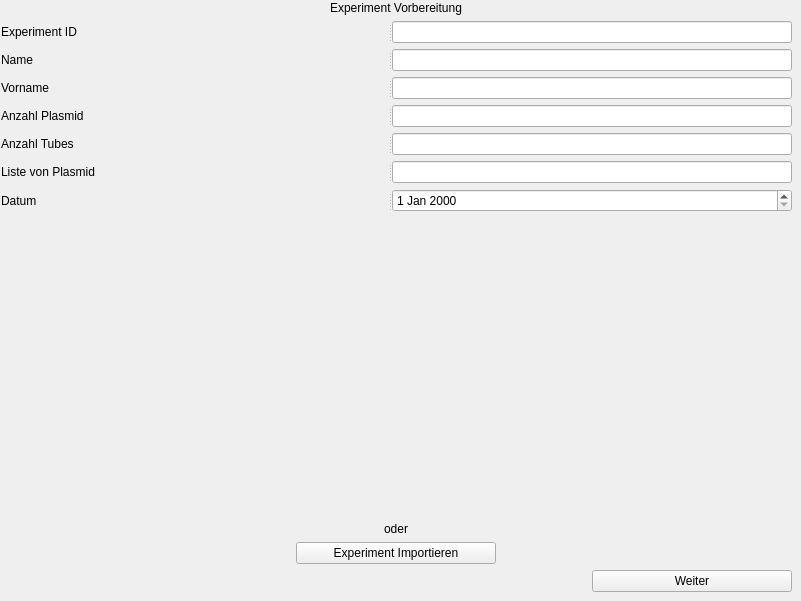
               <widget class="QWidget" name="vorbereitungExperimentPage">
                <property name="sizePolicy">
                 <sizepolicy hsizetype="Expanding" vsizetype="Expanding">
                  <horstretch>0</horstretch>
                  <verstretch>0</verstretch>
                 </sizepolicy>
                </property>
                <widget class="QWidget" name="layoutWidget">
                 <property name="geometry">
                  <rect>
                   <x>1</x>
                   <y>1</y>
                   <width>791</width>
                   <height>591</height>
                  </rect>
                 </property>
                 <layout class="QVBoxLayout" name="verticalLayout">
                  <item alignment="Qt::AlignHCenter">
                   <widget class="QLabel" name="experimentVoebereitungLabel">
                    <property name="text">
                     <string>Experiment Vorbereitung</string>
                    </property>
                   </widget>
                  </item>
                  <item>
                   <widget class="QSplitter" name="splitter">
                    <property name="orientation">
                     <enum>Qt::Horizontal</enum>
                    </property>
                    <widget class="QLabel" name="label_7">
                     <property name="text">
                      <string>Experiment ID</string>
                     </property>
                    </widget>
                    <widget class="QLineEdit" name="experimentIdLE">
                     <property name="minimumSize">
                      <size>
                       <width>100</width>
                       <height>0</height>
                      </size>
                     </property>
                     <property name="maximumSize">
                      <size>
                       <width>400</width>
                       <height>16777215</height>
                      </size>
                     </property>
                     <property name="toolTip">
                      <string>&lt;html&gt;&lt;head/&gt;&lt;body&gt;&lt;p&gt;Experiment ID eingeben&lt;/p&gt;&lt;/body&gt;&lt;/html&gt;</string>
                     </property>
                    </widget>
                   </widget>
                  </item>
                  <item>
                   <widget class="QSplitter" name="splitter_2">
                    <property name="orientation">
                     <enum>Qt::Horizontal</enum>
                    </property>
                    <widget class="QLabel" name="label_10">
                     <property name="text">
                      <string>Name</string>
                     </property>
                    </widget>
                    <widget class="QLineEdit" name="nameLE">
                     <property name="minimumSize">
                      <size>
                       <width>100</width>
                       <height>0</height>
                      </size>
                     </property>
                     <property name="maximumSize">
                      <size>
                       <width>400</width>
                       <height>16777215</height>
                      </size>
                     </property>
                     <property name="toolTip">
                      <string>&lt;html&gt;&lt;head/&gt;&lt;body&gt;&lt;p&gt;Name eingeben&lt;/p&gt;&lt;/body&gt;&lt;/html&gt;</string>
                     </property>
                    </widget>
                   </widget>
                  </item>
                  <item>
                   <widget class="QSplitter" name="splitter_3">
                    <property name="orientation">
                     <enum>Qt::Horizontal</enum>
                    </property>
                    <widget class="QLabel" name="label_11">
                     <property name="text">
                      <string>Vorname</string>
                     </property>
                    </widget>
                    <widget class="QLineEdit" name="vornameLE">
                     <property name="minimumSize">
                      <size>
                       <width>100</width>
                       <height>0</height>
                      </size>
                     </property>
                     <property name="maximumSize">
                      <size>
                       <width>400</width>
                       <height>16777215</height>
                      </size>
                     </property>
                     <property name="toolTip">
                      <string>&lt;html&gt;&lt;head/&gt;&lt;body&gt;&lt;p&gt;Vorname eingeben&lt;/p&gt;&lt;/body&gt;&lt;/html&gt;</string>
                     </property>
                    </widget>
                   </widget>
                  </item>
                  <item>
                   <widget class="QSplitter" name="splitter_4">
                    <property name="orientation">
                     <enum>Qt::Horizontal</enum>
                    </property>
                    <widget class="QLabel" name="label_12">
                     <property name="text">
                      <string>Anzahl Plasmid</string>
                     </property>
                    </widget>
                    <widget class="QLineEdit" name="anzahlPlasmidLE">
                     <property name="minimumSize">
                      <size>
                       <width>100</width>
                       <height>0</height>
                      </size>
                     </property>
                     <property name="maximumSize">
                      <size>
                       <width>400</width>
                       <height>16777215</height>
                      </size>
                     </property>
                     <property name="toolTip">
                      <string>&lt;html&gt;&lt;head/&gt;&lt;body&gt;&lt;p&gt;Anzahl von Plasmid eingeben&lt;/p&gt;&lt;/body&gt;&lt;/html&gt;</string>
                     </property>
                    </widget>
                   </widget>
                  </item>
                  <item>
                   <widget class="QSplitter" name="splitter_6">
                    <property name="orientation">
                     <enum>Qt::Horizontal</enum>
                    </property>
                    <widget class="QLabel" name="label_16">
                     <property name="text">
                      <string>Anzahl Tubes</string>
                     </property>
                    </widget>
                    <widget class="QLineEdit" name="anzahlTubesLE">
                     <property name="minimumSize">
                      <size>
                       <width>100</width>
                       <height>0</height>
                      </size>
                     </property>
                     <property name="maximumSize">
                      <size>
                       <width>400</width>
                       <height>16777215</height>
                      </size>
                     </property>
                     <property name="toolTip">
                      <string>&lt;html&gt;&lt;head/&gt;&lt;body&gt;&lt;p&gt;Anzahl von Tube eingeben&lt;/p&gt;&lt;/body&gt;&lt;/html&gt;</string>
                     </property>
                    </widget>
                   </widget>
                  </item>
                  <item>
                   <widget class="QSplitter" name="splitter_7">
                    <property name="orientation">
                     <enum>Qt::Horizontal</enum>
                    </property>
                    <widget class="QLabel" name="label_18">
                     <property name="text">
                      <string>Liste von Plasmid</string>
                     </property>
                    </widget>
                    <widget class="QLineEdit" name="plasmidListEV_LE">
                     <property name="minimumSize">
                      <size>
                       <width>100</width>
                       <height>0</height>
                      </size>
                     </property>
                     <property name="maximumSize">
                      <size>
                       <width>400</width>
                       <height>16777215</height>
                      </size>
                     </property>
                     <property name="toolTip">
                      <string>&lt;html&gt;&lt;head/&gt;&lt;body&gt;&lt;p&gt;Anzahl von Tube eingeben&lt;/p&gt;&lt;/body&gt;&lt;/html&gt;</string>
                     </property>
                    </widget>
                   </widget>
                  </item>
                  <item>
                   <widget class="QSplitter" name="splitter_5">
                    <property name="orientation">
                     <enum>Qt::Horizontal</enum>
                    </property>
                    <widget class="QLabel" name="label_13">
                     <property name="text">
                      <string>Datum</string>
                     </property>
                    </widget>
                    <widget class="QDateEdit" name="datumLE">
                     <property name="minimumSize">
                      <size>
                       <width>100</width>
                       <height>0</height>
                      </size>
                     </property>
                     <property name="maximumSize">
                      <size>
                       <width>400</width>
                       <height>16777215</height>
                      </size>
                     </property>
                    </widget>
                   </widget>
                  </item>
                  <item>
                   <spacer name="verticalSpacer_4">
                    <property name="orientation">
                     <enum>Qt::Vertical</enum>
                    </property>
                    <property name="sizeHint" stdset="0">
                     <size>
                      <width>20</width>
                      <height>40</height>
                     </size>
                    </property>
                   </spacer>
                  </item>
                  <item alignment="Qt::AlignHCenter">
                   <widget class="QLabel" name="label_14">
                    <property name="maximumSize">
                     <size>
                      <width>16777215</width>
                      <height>50</height>
                     </size>
                    </property>
                    <property name="text">
                     <string>oder</string>
                    </property>
                   </widget>
                  </item>
                  <item alignment="Qt::AlignHCenter">
                   <widget class="QPushButton" name="experimentImportierenVorbereitung">
                    <property name="minimumSize">
                     <size>
                      <width>200</width>
                      <height>0</height>
                     </size>
                    </property>
                    <property name="maximumSize">
                     <size>
                      <width>200</width>
                      <height>16777215</height>
                     </size>
                    </property>
                    <property name="text">
                     <string>Experiment Importieren</string>
                    </property>
                   </widget>
                  </item>
                  <item>
                   <layout class="QHBoxLayout" name="horizontalLayout_4">
                    <item>
                     <spacer name="horizontalSpacer">
                      <property name="orientation">
                       <enum>Qt::Horizontal</enum>
                      </property>
                      <property name="sizeHint" stdset="0">
                       <size>
                        <width>40</width>
                        <height>20</height>
                       </size>
                      </property>
                     </spacer>
                    </item>
                    <item alignment="Qt::AlignRight">
                     <widget class="QPushButton" name="vorbereitungNext">
                      <property name="minimumSize">
                       <size>
                        <width>200</width>
                        <height>0</height>
                       </size>
                      </property>
                      <property name="maximumSize">
                       <size>
                        <width>200</width>
                        <height>16777215</height>
                       </size>
                      </property>
                      <property name="text">
                       <string>Weiter</string>
                      </property>
                     </widget>
                    </item>
                   </layout>
                  </item>
                 </layout>
                </widget>
               </widget>
